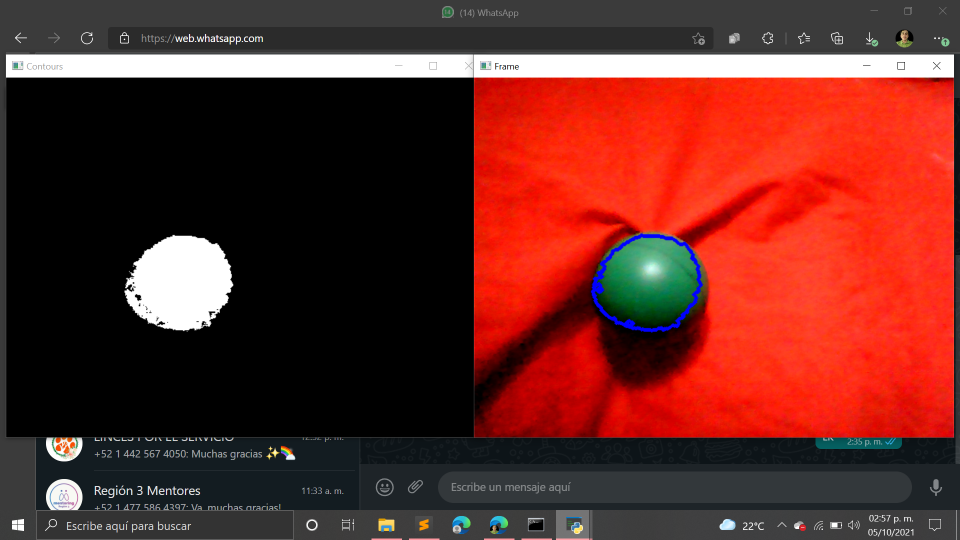
#> input picture RIVERAVJt2.3v1 imagen.png, 1920 x 1080 px, given in place of the camera (shown at 1/2 size)
$ python cont.py
#> lines starting #> are read from the running program, lines starting #| are printed output that depends on the picture; after the words box and inside, x2 and y2 are one past the last pixel; in counts of white or black regions, pixels touching at a corner belong together
import cv2
import numpy as np

cap = cv2.VideoCapture(0)

azulClaro = np.array([120,10,20],np.uint8)
azulOscuro = np.array([135,125,255],np.uint8)

while(True):
    ret,frame = cap.read()
#> frame is the input picture: shape (1080, 1920, 3); mean B, G, R 37.4, 43.3, 102.9
    if (ret ==  True):
        frameHSV = cv2.cvtColor(frame,cv2.COLOR_BGR2HSV)
#> frameHSV: shape (1080, 1920, 3); mean H, S, V 18, 91, 106.5
        mask = cv2.inRange(frameHSV,azulClaro,azulOscuro)
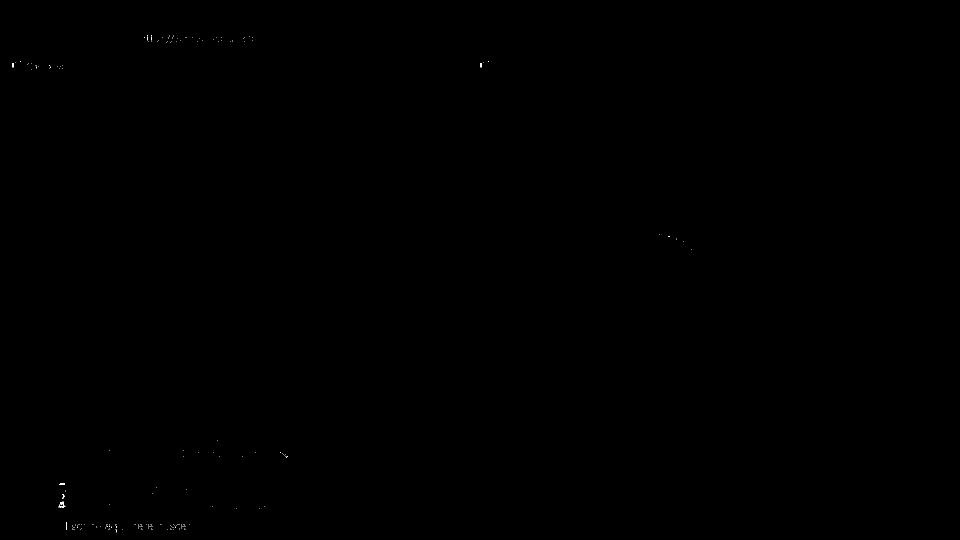
#> mask: shape (1080, 1920) (shown at 1/2 size); 0.02% white in thin lines or dots, all inside (x1, y1, x2, y2) = (25, 70, 1384, 1065)
        contornos,_=cv2.findContours(mask,cv2.RETR_EXTERNAL,cv2.CHAIN_APPROX_SIMPLE)
#> contornos = 191 contours, 189 with area under 20; largest, box (x1, y1, x2, y2) and area: (117, 1011, 131, 1016) 26, (119, 1003, 128, 1009) 26
        #retr_external: solo se queda con los contornos externos
        #chain approx simple encierra al contorno en cuantro puntos
        #variable contornos es vectorial
        for c in contornos:
        	area =  cv2.contourArea(c)
        	if area > 4000:              #contourldx (0,-1), color, line tipe
        		cv2.drawContours(frame,[c],0, (0,255,0), 3)
#> this loop made 191 passes
#> c on passes 1 to 3: [[343, 1059]], [[232, 1059], [232, 1064]], [[146, 1059]]
        cv2.imshow('Contours', mask)
        cv2.imshow('Frame', frame)
        if(cv2.waitKey(1) & 0xFF==ord('s')):
#> (key Esc is pressed here)
        	break
cv2.waitKey(0)
cv2.destroyAllWindows()
